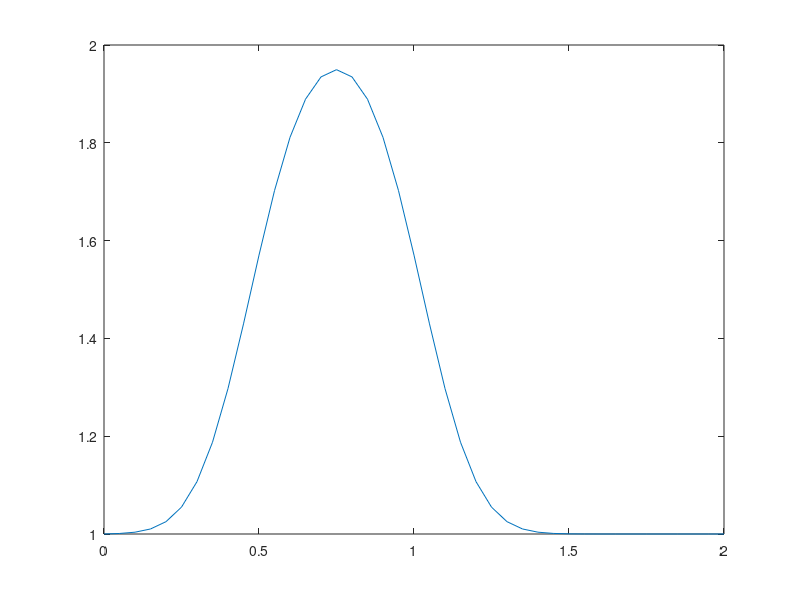

Write the MATLAB code that produced this figure.
clear; close; clc;

nx = 41; dx = 2 / (nx - 1); nt = 20; nu = 0.3; sigma = 0.2; dt = sigma * dx^2 / nu; 

u = ones(1,nx); 
u(round(0.5/dx) + 1 : round(1/dx) + 1) = 2;

un = ones(1,nx);

for n = 1:nt 
    un = u; 
    for i = 2:nx-1 % note to self 
        % python nx - 1 stops before nx-1 so nx -2, but matlab stops @ nx -
        % 1
        % giwecer, the shift on the left makes them cancel each other
        % out...
        u(i) = un(i) + nu * dt/dx^2 * (un(i+1) - 2*un(i) + un(i-1));
    end
end

x = linspace(0,2,nx);
y = u;
plot(x,y)
